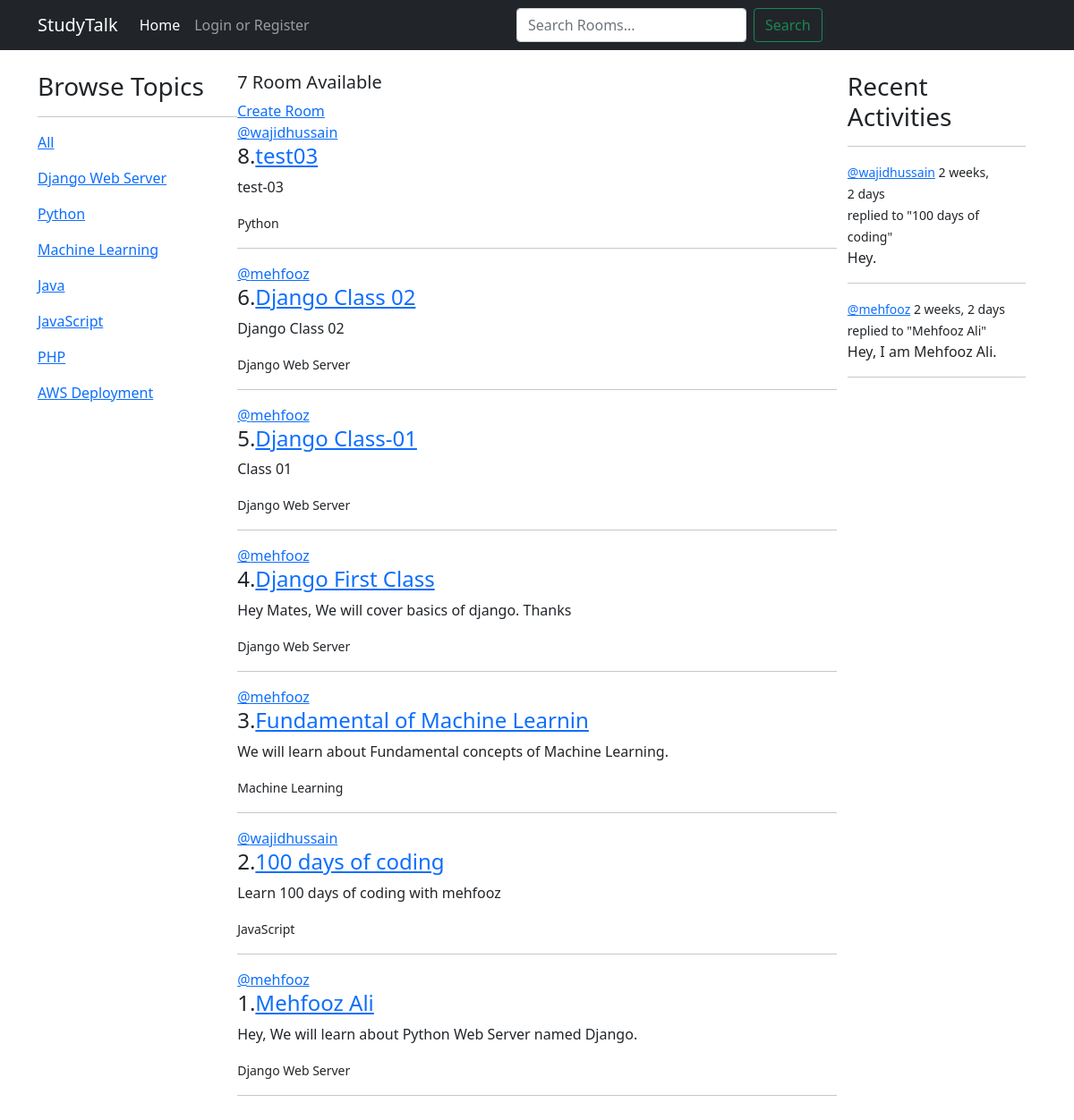
/, run on an earlier commit of the app's database.
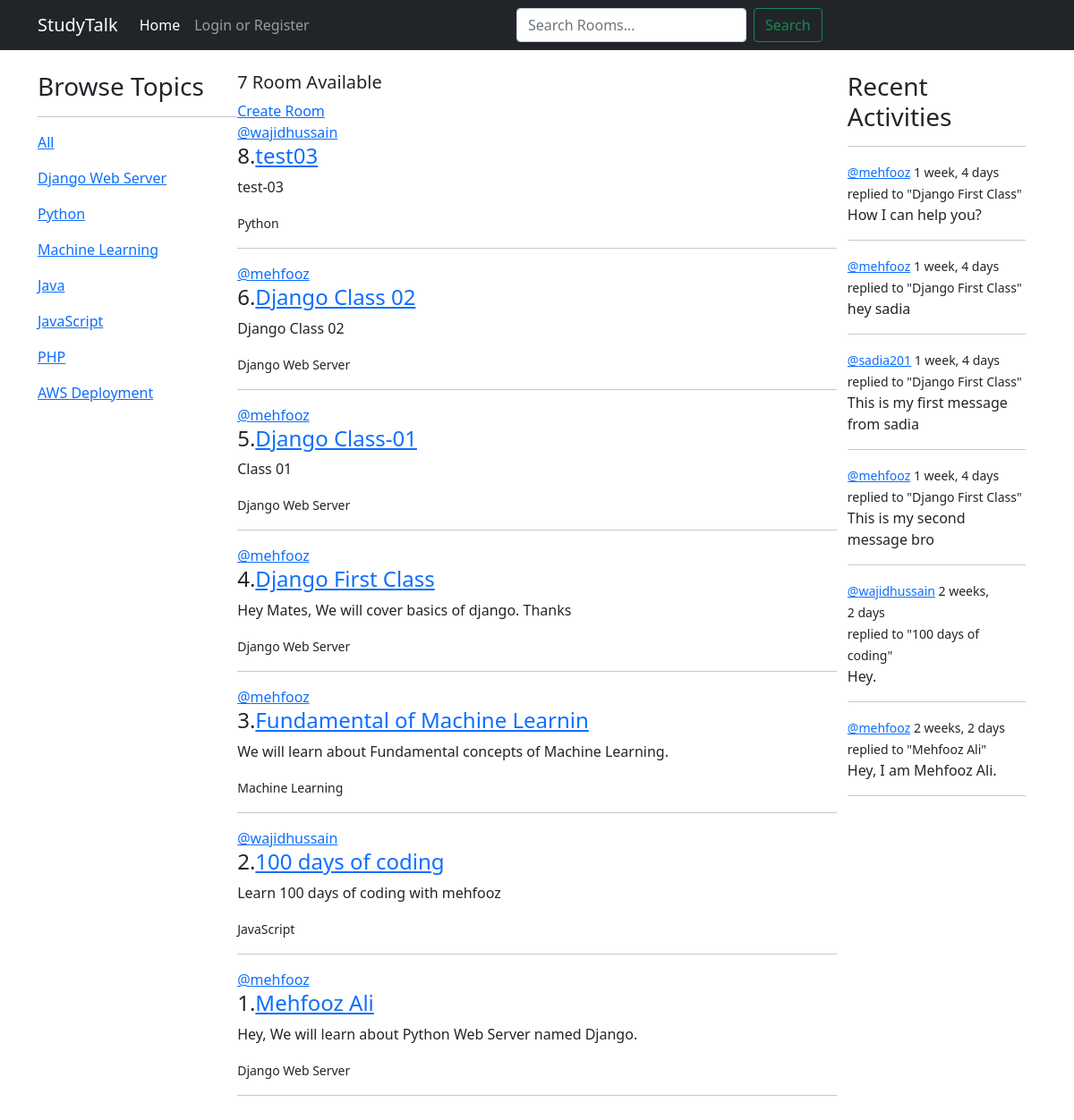
And on a later commit of the database.
### base/models.py (models this page shows, shortened)
class Topic(models.Model):
    name = models.CharField(max_length=200)

class Room(models.Model):
    host = models.ForeignKey(User, on_delete=models.SET_NULL, null=True)
    topic = models.ForeignKey(Topic, on_delete=models.SET_NULL, null=True)
    name = models.CharField(max_length=200)
    description = models.TextField(null=True, blank=True)
    participants = models.ManyToManyField(User, related_name='participants', blank=True)
    updated = models.DateTimeField(auto_now=True)
    created = models.DateTimeField(auto_now_add=True)
    class Meta:
        ordering = ['-updated', '-created']
    def __str__(self):
        return str(self.name)

class Message(models.Model):
    user = models.ForeignKey(User, on_delete=models.CASCADE)
    room = models.ForeignKey(Room, on_delete=models.CASCADE)
    body = models.TextField()
    updated = models.DateTimeField(auto_now=True)
    created = models.DateTimeField(auto_now_add=True)
    class Meta:
        ordering = ['-updated', '-created']

### base/views.py (the view)
# urls.py: path('', views.home, name='home'),
def home(request):
    q = request.GET.get('q') if request.GET.get('q') != None else 'S'
    room = Room.objects.filter(
        Q(topic__name__icontains=q) |
        Q(name__icontains=q) |
        Q(description__icontains=q)
        )
    topics = Topic.objects.all()
    room_count = room.count()
    room_messages = Message.objects.filter(Q(room__topic__name__icontains=q) )
    context = {'room':room,
               'topics':topics,
               'room_count':room_count,
               'room_messages':room_messages
               }
    return render(request, 'base/home.html', context)

### base/templates/base/home.html (shortened to what this page needs)
{% extends 'base/main.html' %}
{% block content %}
    <div class="container home-container my-4">
        <div>
           {% include "base/topic_components.html" %}
        </div>
        <div>
            <h5>{{room_count}} Room Available</h5>
            <a href="{% url 'create-room' %}" class='my-4'>Create Room</a>
            {% include "base/feed_components.html" %}
        </div>
        <div>
            {% include "base/activity_components.html" %}
        </div>
    </div>
{% endblock content %}

### base/templates/base/topic_components.html (shortened to what this page needs)
<div>
        <h3>Browse Topics</h3>
        <hr>
        <div>
            <p><a href="{% url 'home' %}">All</a></p>
        </div>
        {% for topic in topics %}
          <div>
            <p><a href="{% url 'home' %}?q={{topic.name}}">{{topic.name}}</a></p>
          </div>
        {% endfor %}
    </div>

### base/templates/base/feed_components.html (shortened to what this page needs)
<div>
    {% for r in room %}
    <div>
        <span><a href="{% url 'user-profile' r.host.id %}">@{{r.host.username}}</a></span>
        <h4>{{r.id}}.<a href="{% url 'room' r.id %}">{{r.name}}</a></h4>
        <p>{{r.description}}</p>
        <small>{{r.topic.name}}</small>
        <hr>
    </div>
    {% endfor %}
</div>

### base/templates/base/activity_components.html (shortened to what this page needs)
<div class="container">
    <h3>Recent Activities</h3>
        <hr>
        {% for message in room_messages %}
            <div>
                <small><a href="{% url 'user-profile' message.user.id %}">@{{message.user}}</a>    {{message.created|timesince}} </small> <br>
                <small>replied to "{{message.room}}" </small>
                <p>{{message.body}}</p>
                <hr>
            </div>
        {% endfor %}
</div>

What changed in the data, as far as the page shows it:
added Message: user "mehfooz", created "1 week, 4 days", room "Django First Class", body "How I can help you?"
added Message: user "mehfooz", created "1 week, 4 days", room "Django First Class", body "hey sadia"
added Message: user "sadia201", created "1 week, 4 days", room "Django First Class", body "This is my first message from sadia"
added Message: user "mehfooz", created "1 week, 4 days", room "Django First Class", body "This is my second message bro"
